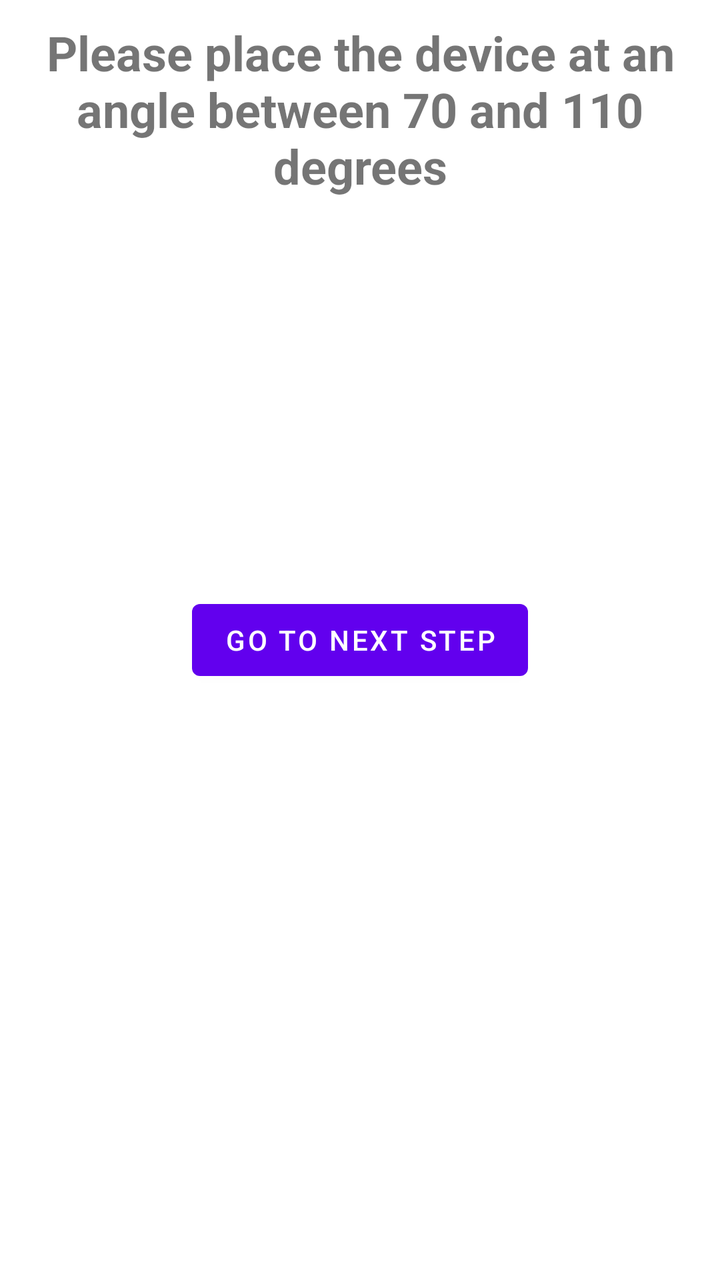
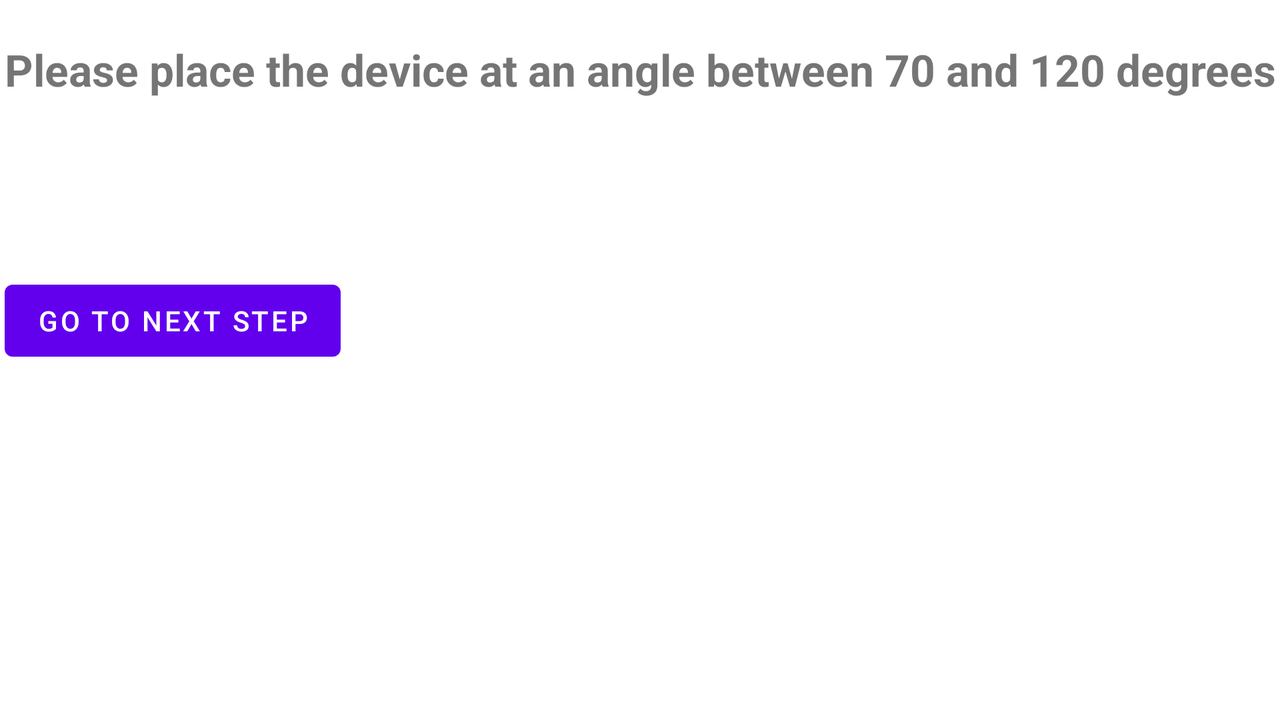

First picture: res/layout/ on a phone held upright. Second picture: the repository's own variant of that layout, on a device whose configuration matches the variant's folder. Source for both follows.
<!-- AndroidManifest.xml: application theme Theme.SixOverSix -->
<!-- res/layout/fragment_orientation.xml -->
<?xml version="1.0" encoding="utf-8"?>
<androidx.constraintlayout.widget.ConstraintLayout xmlns:android="http://schemas.android.com/apk/res/android"
    xmlns:app="http://schemas.android.com/apk/res-auto"
    xmlns:tools="http://schemas.android.com/tools"
    android:layout_width="match_parent"
    android:layout_height="match_parent"
    tools:context=".ui.OrientationFragment">

    <TextView
        android:id="@+id/title"
        android:layout_width="wrap_content"
        android:layout_height="wrap_content"
        android:textSize="24sp"
        android:textStyle="bold"
        android:gravity="center"
        android:layout_margin="10dp"
        android:text="Please place the device at an angle between 70 and 110 degrees"
        app:layout_constraintEnd_toEndOf="parent"
        app:layout_constraintStart_toStartOf="parent"
        app:layout_constraintTop_toTopOf="parent" />

    <TextView
        android:id="@+id/orientation_text"
        android:layout_width="wrap_content"
        android:layout_height="wrap_content"
        android:textSize="20sp"
        android:layout_marginTop="20dp"
        app:layout_constraintEnd_toEndOf="parent"
        app:layout_constraintStart_toStartOf="parent"
        app:layout_constraintTop_toBottomOf="@+id/title" />

    <Button
        android:id="@+id/button_first"
        android:layout_width="wrap_content"
        android:layout_height="wrap_content"
        android:text="go to next step"
        app:layout_constraintBottom_toBottomOf="parent"
        app:layout_constraintEnd_toEndOf="parent"
        app:layout_constraintStart_toStartOf="parent"
        app:layout_constraintTop_toTopOf="parent"
        />
</androidx.constraintlayout.widget.ConstraintLayout>
<!-- resources referenced by this layout -->
<resources>
  <style name="Theme.SixOverSix" parent="Theme.MaterialComponents.DayNight.DarkActionBar">
          
          <item name="colorPrimary">@color/purple_500</item>
          <item name="colorPrimaryVariant">@color/purple_700</item>
          <item name="colorOnPrimary">@color/white</item>
          
          <item name="colorSecondary">@color/teal_200</item>
          <item name="colorSecondaryVariant">@color/teal_700</item>
          <item name="colorOnSecondary">@color/black</item>
          
          <item name="android:statusBarColor" tools:targetApi="l">?attr/colorPrimaryVariant</item>
          
      </style>
</resources>
<!-- res/layout-land/fragment_orientation.xml (the repository's variant of the layout above) -->
<!-- drawn on the phone turned sideways -->
<?xml version="1.0" encoding="utf-8"?>
<androidx.constraintlayout.widget.ConstraintLayout xmlns:android="http://schemas.android.com/apk/res/android"
    xmlns:app="http://schemas.android.com/apk/res-auto"
    xmlns:tools="http://schemas.android.com/tools"
    android:layout_width="match_parent"
    android:layout_height="match_parent"
    tools:context=".ui.OrientationFragment">

    <TextView
        android:id="@+id/title"
        android:layout_width="wrap_content"
        android:layout_height="wrap_content"
        android:textSize="22sp"
        android:textStyle="bold"
        android:gravity="center"
        android:layout_margin="20dp"
        android:text="Please place the device at an angle between 70 and 120 degrees"
        app:layout_constraintEnd_toEndOf="parent"
        app:layout_constraintStart_toStartOf="parent"
        app:layout_constraintTop_toTopOf="parent" />

    <TextView
        android:id="@+id/orientation_text"
        android:layout_width="wrap_content"
        android:layout_height="wrap_content"
        android:textSize="20sp"
        android:layout_marginTop="30dp"
        app:layout_constraintStart_toStartOf="@+id/title"
        app:layout_constraintTop_toBottomOf="@+id/title" />

    <Button
        android:id="@+id/button_first"
        android:layout_width="wrap_content"
        android:layout_height="wrap_content"
        android:layout_marginTop="30dp"
        android:text="go to next step"
        app:layout_constraintStart_toStartOf="@+id/title"
        app:layout_constraintTop_toBottomOf="@+id/orientation_text"/>
</androidx.constraintlayout.widget.ConstraintLayout>
